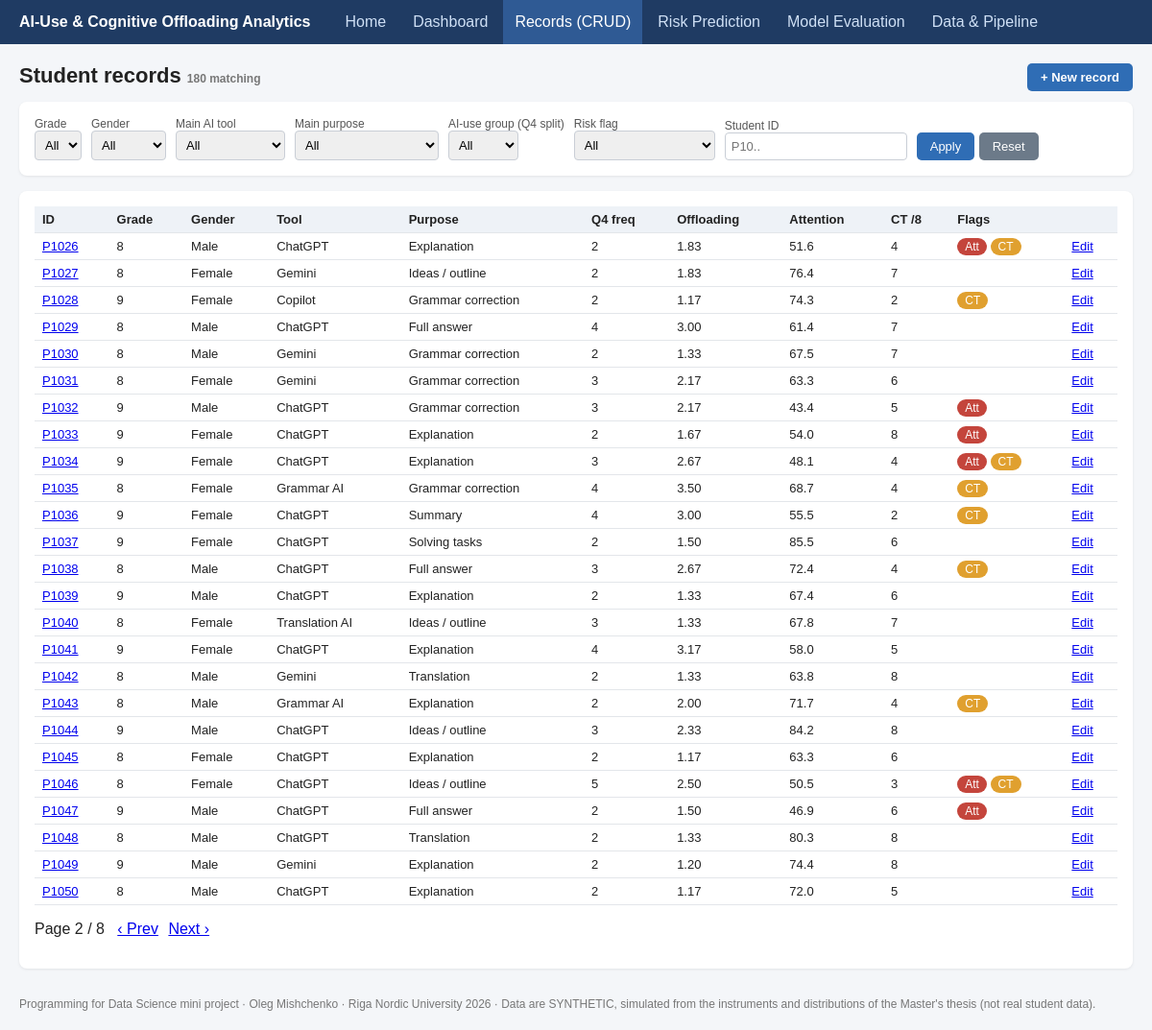
Page /records?page=2 on the committed database.
### tables this page shows
CREATE TABLE students (
    student_id TEXT PRIMARY KEY,
    grade INTEGER CHECK (grade IN (8, 9)), gender TEXT, age INTEGER,
    main_ai_tool TEXT, main_subject TEXT, main_purpose TEXT,
    q4_ai_frequency INTEGER, q7_daily_ai_time INTEGER, q8_ask_ai_first INTEGER,
    q9_copy_directly INTEGER, q10_rewrite_own_words INTEGER, q11_check_correctness INTEGER,
    q12_could_do_without_ai INTEGER,
    screen_time_hours REAL, sleep_hours REAL,
    luria_trial1 INTEGER, luria_trial2 INTEGER, luria_trial3 INTEGER, luria_delayed INTEGER,
    schulte_seconds REAL, digit_span_total INTEGER,
    ct_detection INTEGER, ct_justification INTEGER,
    offloading_score REAL, ai_use_group TEXT, luria_mean REAL, ct_total INTEGER,
    attention_index REAL, low_attention INTEGER, low_ct INTEGER,
    updated_at TEXT DEFAULT CURRENT_TIMESTAMP
);

### app.py (the view)
@app.route("/records")
def records():
    df, f = apply_filters(db.load_df(), request.args)
    q = request.args.get("q", "").strip()
    if q:
        df = df[df.student_id.str.contains(q, case=False)]
    risk = request.args.get("risk", "")
    if risk == "attention":
        df = df[df.low_attention == 1]
    elif risk == "ct":
        df = df[df.low_ct == 1]
    page, per = max(int(request.args.get("page", 1)), 1), 25
    pages = max(math.ceil(len(df) / per), 1)
    rows = df.iloc[(page - 1) * per: page * per].to_dict("records")
    args = {k: v for k, v in request.args.items() if k != "page"}
    return render_template("records.html", rows=rows, f=f, q=q, risk=risk, page=page, pages=pages,
                           n=len(df), args=args, cats=db.CATEGORICAL)

### app.py (called while the page is built)
@app.template_filter("fmt")
def fmt(v, nd=2):
    if v is None or (isinstance(v, float) and math.isnan(v)):
        return "–"
    if isinstance(v, float):
        return f"{v:.{nd}f}"
    return v

def apply_filters(df, args):
    f = {k: args.get(k, "") for k in ("grade", "gender", "tool", "group", "purpose")}
    if f["grade"]:
        df = df[df.grade == int(f["grade"])]
    if f["gender"]:
        df = df[df.gender == f["gender"]]
    if f["tool"]:
        df = df[df.main_ai_tool == f["tool"]]
    if f["group"]:
        df = df[df.ai_use_group == f["group"]]
    if f["purpose"]:
        df = df[df.main_purpose == f["purpose"]]
    return df, f

### db.py (called while the page is built)
def connect():
    con = sqlite3.connect(DB_PATH)
    con.row_factory = sqlite3.Row
    return con

def load_df() -> pd.DataFrame:
    with connect() as con:
        return pd.read_sql_query("SELECT * FROM students ORDER BY student_id", con)

### templates/records.html
{% extends "base.html" %}{% block content %}
<h1>Student records <span class="muted">{{ n }} matching</span> <a class="btn" href="{{ url_for('record_new') }}" style="float:right">+ New record</a></h1>
{% include "_filters.html" %}
<div class="card"><table><tr><th>ID</th><th>Grade</th><th>Gender</th><th>Tool</th><th>Purpose</th><th>Q4 freq</th><th>Offloading</th><th>Attention</th><th>CT /8</th><th>Flags</th><th></th></tr>
{% for r in rows %}<tr><td><a href="{{ url_for('record_view', sid=r.student_id) }}">{{ r.student_id }}</a></td><td>{{ r.grade }}</td><td>{{ r.gender }}</td>
<td>{{ r.main_ai_tool }}</td><td>{{ r.main_purpose }}</td><td>{{ r.q4_ai_frequency|fmt(0) }}</td><td>{{ r.offloading_score|fmt }}</td><td>{{ r.attention_index|fmt(1) }}</td><td>{{ r.ct_total|fmt(0) }}</td>
<td>{% if r.low_attention == 1 %}<span class="badge High">Att</span>{% endif %} {% if r.low_ct == 1 %}<span class="badge Medium">CT</span>{% endif %}</td>
<td><a href="{{ url_for('record_edit', sid=r.student_id) }}">Edit</a></td></tr>{% endfor %}</table>
<p class="pager">Page {{ page }} / {{ pages }} &nbsp; {% if page > 1 %}<a href="{{ url_for('records', page=page-1, **args) }}">‹ Prev</a>{% endif %}
{% if page < pages %}<a href="{{ url_for('records', page=page+1, **args) }}">Next ›</a>{% endif %}</p></div>
{% endblock %}

### static/style.css (style rules this page uses)
* { box-sizing:border-box }
body { font-family:Arial,Helvetica,sans-serif;margin:0;background:#f4f6f9;color:#222 }
h1 { font-size:22px;margin:8px 0 14px }
.card { background:#fff;border-radius:8px;box-shadow:0 1px 3px rgba(0,0,0,.08);padding:16px;margin-bottom:16px }
table { border-collapse:collapse;width:100%;font-size:13px }
th,td { border-bottom:1px solid #e3e6ea;padding:6px 8px;text-align:left }
th { background:#eef2f7 }
.btn { display:inline-block;background:#2f6db5;color:#fff;border:0;border-radius:5px; padding:7px 14px;text-decoration:none;cursor:pointer;font-size:13px }
.badge { padding:2px 8px;border-radius:10px;font-size:12px;color:#fff }
.High { background:#c4453c }
.Medium { background:#e0a02f }
.muted { color:#777;font-size:12px }
.pager a { margin-right:6px }

### rows in the picture
students: student_id "P1026", grade "8", gender "Male", main_ai_tool "ChatGPT", main_purpose "Explanation", q4_ai_frequency|fmt "2", offloading_score|fmt "1.83", attention_index|fmt "51.6", ct_total|fmt "4", low_attention "Att", low_ct "CT"
students: student_id "P1027", grade "8", gender "Female", main_ai_tool "Gemini", main_purpose "Ideas / outline", q4_ai_frequency|fmt "2", offloading_score|fmt "1.83", attention_index|fmt "76.4", ct_total|fmt "7"
students: student_id "P1028", grade "9", gender "Female", main_ai_tool "Copilot", main_purpose "Grammar correction", q4_ai_frequency|fmt "2", offloading_score|fmt "1.17", attention_index|fmt "74.3", ct_total|fmt "2", low_ct "CT"
students: student_id "P1029", grade "8", gender "Male", main_ai_tool "ChatGPT", main_purpose "Full answer", q4_ai_frequency|fmt "4", offloading_score|fmt "3.00", attention_index|fmt "61.4", ct_total|fmt "7"
students: student_id "P1030", grade "8", gender "Male", main_ai_tool "Gemini", main_purpose "Grammar correction", q4_ai_frequency|fmt "2", offloading_score|fmt "1.33", attention_index|fmt "67.5", ct_total|fmt "7"
students: student_id "P1031", grade "8", gender "Female", main_ai_tool "Gemini", main_purpose "Grammar correction", q4_ai_frequency|fmt "3", offloading_score|fmt "2.17", attention_index|fmt "63.3", ct_total|fmt "6"
students: student_id "P1032", grade "9", gender "Male", main_ai_tool "ChatGPT", main_purpose "Grammar correction", q4_ai_frequency|fmt "3", offloading_score|fmt "2.17", attention_index|fmt "43.4", ct_total|fmt "5", low_attention "Att"
students: student_id "P1033", grade "9", gender "Female", main_ai_tool "ChatGPT", main_purpose "Explanation", q4_ai_frequency|fmt "2", offloading_score|fmt "1.67", attention_index|fmt "54.0", ct_total|fmt "8", low_attention "Att"
students: student_id "P1034", grade "9", gender "Female", main_ai_tool "ChatGPT", main_purpose "Explanation", q4_ai_frequency|fmt "3", offloading_score|fmt "2.67", attention_index|fmt "48.1", ct_total|fmt "4", low_attention "Att", low_ct "CT"
students: student_id "P1035", grade "8", gender "Female", main_ai_tool "Grammar AI", main_purpose "Grammar correction", q4_ai_frequency|fmt "4", offloading_score|fmt "3.50", attention_index|fmt "68.7", ct_total|fmt "4", low_ct "CT"
students: student_id "P1036", grade "9", gender "Female", main_ai_tool "ChatGPT", main_purpose "Summary", q4_ai_frequency|fmt "4", offloading_score|fmt "3.00", attention_index|fmt "55.5", ct_total|fmt "2", low_ct "CT"
students: student_id "P1037", grade "9", gender "Female", main_ai_tool "ChatGPT", main_purpose "Solving tasks", q4_ai_frequency|fmt "2", offloading_score|fmt "1.50", attention_index|fmt "85.5", ct_total|fmt "6"
students: student_id "P1038", grade "8", gender "Male", main_ai_tool "ChatGPT", main_purpose "Full answer", q4_ai_frequency|fmt "3", offloading_score|fmt "2.67", attention_index|fmt "72.4", ct_total|fmt "4", low_ct "CT"
students: student_id "P1039", grade "9", gender "Male", main_ai_tool "ChatGPT", main_purpose "Explanation", q4_ai_frequency|fmt "2", offloading_score|fmt "1.33", attention_index|fmt "67.4", ct_total|fmt "6"
students: student_id "P1040", grade "8", gender "Female", main_ai_tool "Translation AI", main_purpose "Ideas / outline", q4_ai_frequency|fmt "3", offloading_score|fmt "1.33", attention_index|fmt "67.8", ct_total|fmt "7"
students: student_id "P1041", grade "9", gender "Female", main_ai_tool "ChatGPT", main_purpose "Explanation", q4_ai_frequency|fmt "4", offloading_score|fmt "3.17", attention_index|fmt "58.0", ct_total|fmt "5"
students: student_id "P1042", grade "8", gender "Male", main_ai_tool "Gemini", main_purpose "Translation", q4_ai_frequency|fmt "2", offloading_score|fmt "1.33", attention_index|fmt "63.8", ct_total|fmt "8"
students: student_id "P1043", grade "8", gender "Male", main_ai_tool "Grammar AI", main_purpose "Explanation", q4_ai_frequency|fmt "2", offloading_score|fmt "2.00", attention_index|fmt "71.7", ct_total|fmt "4", low_ct "CT"
students: student_id "P1044", grade "9", gender "Male", main_ai_tool "ChatGPT", main_purpose "Ideas / outline", q4_ai_frequency|fmt "3", offloading_score|fmt "2.33", attention_index|fmt "84.2", ct_total|fmt "8"
students: student_id "P1045", grade "8", gender "Female", main_ai_tool "ChatGPT", main_purpose "Explanation", q4_ai_frequency|fmt "2", offloading_score|fmt "1.17", attention_index|fmt "63.3", ct_total|fmt "6"
students: student_id "P1046", grade "8", gender "Female", main_ai_tool "ChatGPT", main_purpose "Ideas / outline", q4_ai_frequency|fmt "5", offloading_score|fmt "2.50", attention_index|fmt "50.5", ct_total|fmt "3", low_attention "Att", low_ct "CT"
students: student_id "P1047", grade "9", gender "Male", main_ai_tool "ChatGPT", main_purpose "Full answer", q4_ai_frequency|fmt "2", offloading_score|fmt "1.50", attention_index|fmt "46.9", ct_total|fmt "6", low_attention "Att"
students: student_id "P1048", grade "8", gender "Male", main_ai_tool "ChatGPT", main_purpose "Translation", q4_ai_frequency|fmt "2", offloading_score|fmt "1.33", attention_index|fmt "80.3", ct_total|fmt "8"
students: student_id "P1049", grade "9", gender "Male", main_ai_tool "Gemini", main_purpose "Explanation", q4_ai_frequency|fmt "2", offloading_score|fmt "1.20", attention_index|fmt "74.4", ct_total|fmt "8"
students: student_id "P1050", grade "8", gender "Male", main_ai_tool "ChatGPT", main_purpose "Explanation", q4_ai_frequency|fmt "2", offloading_score|fmt "1.17", attention_index|fmt "72.0", ct_total|fmt "5"

### other values in the picture
{{ n }} "180"
{{ page }} "2"
{{ pages }} "8"
